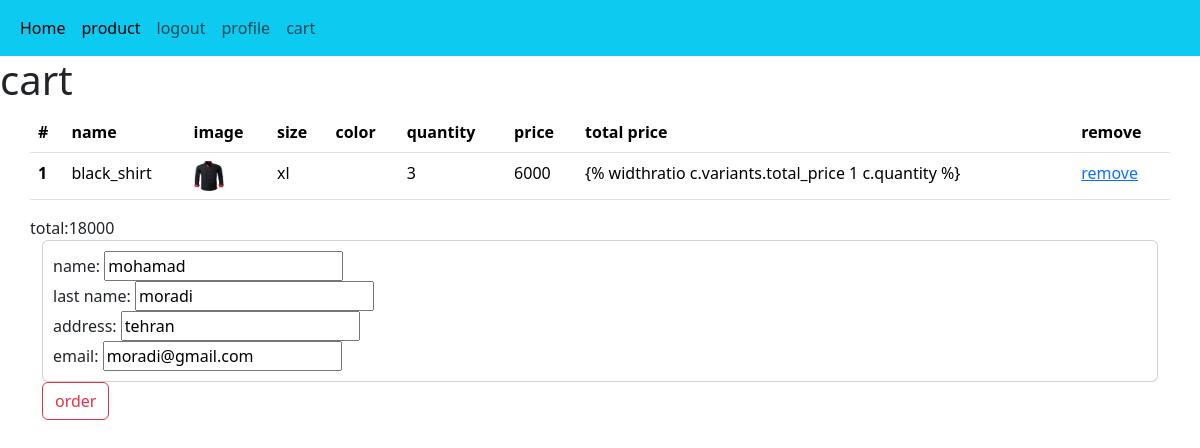
The app's page /cart/ (signed in) with its own data.
### cart/models.py (models this page shows, shortened)
class Cart(models.Model):
    product = models.ForeignKey(Product,on_delete = models.CASCADE)
    user = models.ForeignKey(User,on_delete = models.CASCADE)
    variants = models.ForeignKey(Variant,on_delete = models.CASCADE ,  null = True, blank = True)
    quantity = models.PositiveIntegerField()

### home/models.py (models this page shows, shortened)
class Product(models.Model):
    Category = models.ManyToManyField(Category, blank=True)
    VARIANT = (('None', 'none'),
               ('Size', 'size'),
               ('Color', 'color'),
    )
    name = models.CharField(max_length=200)
    amount = models.PositiveIntegerField()
    unit_price = models.PositiveIntegerField()
    discount = models.PositiveIntegerField()
    total_price = models.PositiveIntegerField(blank=True, null=True)
    information = RichTextUploadingField(blank=True, null=True)
    create = models.DateTimeField(auto_now_add=True)
    update = models.DateTimeField(auto_now=True)
    tags = TaggableManager(blank=True)
    status = models.CharField(
        max_length=200, blank=True, null=True, choices=VARIANT)
    image = models.ImageField(upload_to='product')
    available = models.BooleanField(default=True)
    like = models.ManyToManyField(User,blank = True,related_name = 'product_like')
    total_like = models.IntegerField(default=0)
    unlike = models.ManyToManyField(User,blank = True,related_name = 'product_unlike')
    total_unlike = models.IntegerField(default=0)
    def total_like(self):
        return self.like.count()
    def total_unlike(self):
        return self.unlike.count()
    @property
    def total_price(self):
        if not self.discount:
            return self.unit_price
        elif self.discount:
            total = (self.discount*self.unit_price)/100
            return int(self.unit_price - total)
        return self.total_price

class Variant(models.Model):
    name = models.CharField(max_length=100,blank=True, null=True)
    product_variant = models.ForeignKey(Product,on_delete = models.CASCADE)
    size_variant = models.ForeignKey(Size,on_delete = models.CASCADE,null = True,blank = True)
    color_variant = models.ForeignKey(Color,on_delete = models.CASCADE,null = True,blank = True)
    amount = models.PositiveIntegerField()
    unit_price = models.PositiveIntegerField()
    discount = models.PositiveIntegerField()
    total_price = models.PositiveIntegerField(blank=True, null=True)
    @property
    def total_price(self):
        if not self.discount:
            return self.unit_price
        elif self.discount:
            total = (self.discount*self.unit_price)/100
            return int(self.unit_price - total)
        return self.total_price

class Size(models.Model):
    name = models.CharField(max_length=100,blank=True, null=True)

### accounts/models.py (models this page shows, shortened)
class Profile(models.Model):
    user = models.OneToOneField(User,on_delete = models.CASCADE)
    phone = PhoneField(null = True,blank = True)
    address = models.CharField(max_length = 50,null = True,blank = True)

### cart/views.py (the view)
# urls.py: path('',views.cart_detail,name = 'cart_detail'),
def cart_detail(request):
    cart = Cart.objects.filter(user_id=request.user.id)
    form = OrderForm
    total = 0
    user = request.user
    for p in cart:
        if p.product.status != 'None':
            total += p.variants.total_price*p.quantity
        else:
            total += p.product.total_price*p.quantity
    return render(request,'cart/cart.html',{'cart':cart,'total':total,'form':form,'user':user})

### cart/templates/cart/cart.html (shortened to what this page needs)
{% extends 'main.html' %} {% block title %}cart{% endblock %} {% block body %}
<h1>cart</h1>
<div class="container">
  <div class="row">
    <table class="table">
      <thead>
        <tr>
          <th scope="col">#</th>
          <th scope="col">name</th>
          <th scope="col">image</th>
          <th scope="col">size</th>
          <th scope="col">color</th>
          <th scope="col">quantity</th>
          <th scope="col">price</th>
          <th scope="col">total price</th>
          <th scope="col">remove</th>
        </tr>
      </thead>
      <tbody>
        {% for c in cart %}
        <tr>
          <th scope="row">{{forloop.counter}}</th>
          <td>{{c.product.name}}</td>
          <td>
            <img
              src="{{c.product.image.url}}"
              style="height: 30px; width: 30px"
              alt=""
            />
          </td>
          <td>{{c.variants.size_variant.name}}</td>
          <td>{{c.variants.color_varian.name}}</td>
          <td>{{c.quantity}}</td>
          <td>
            {% if c.product.status != 'None' %}
            {{c.variants.total_price}}{%else%}
            {{c.product.total_price}}{%endif%}
          </td>
          <td>
            {% if c.product.status != 'None' %} {% widthratio
            c.variants.total_price 1 c.quantity %} {%else%}{% widthratio
            c.product.total_price 1 c.quantity %}{%endif%}
          </td>
          <td><a href="{% url 'cart:remove_cart' c.id %}">remove</a></td>
        </tr>
      </tbody>
      {% endfor %}
    </table>
    total:{{total}}
  </div>
  <div class="row">
    <form method="post" action="{% url 'order:order_create' %}">
      <div class="card" style="padding: 10px; background-color: grown">
        <label for=""
          >name:
          <input type="text" name="f_name" value="{{user.first_name}}" required
        /></label>
        <label for=""
          >last name:
          <input type="text" name="l_name" value="{{user.last_name}}" required
        /></label>
        <label for=""
          >address:
          <input
            type="text"
            name="address"
            value="{{user.profile.address}}"
            required
        /></label>
        <label for=""
          >email:
          <input type="text" name="email" value="{{user.email}}" required
        /></label>
      </div>
      <button type="submit" class="btn btn-outline-danger">order</button>
    </form>
  </div>
</div>
{% endblock %}

### records on screen
Cart: product.name "black_shirt", product.image (picture), variants.size_variant.name "xl", quantity "3", variants.total_price "6000", shows "{% widthratio c.variants.total_price 1 c.quantity %}"

### other values on screen
{{ total }} "18000"
